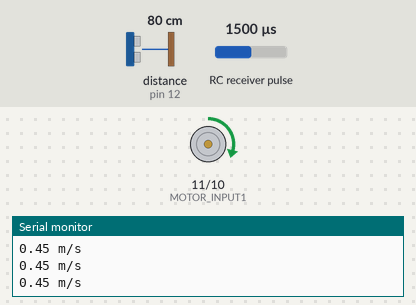
This sketch was run on a simulated Arduino Uno, built with avr-gcc and run on an emulated ATmega328P. On the bench: motor-driver pin pairs drawn as motors (green arrow = first pin HIGH = forward, orange = second pin HIGH = backward, longer = more drive), the last lines printed to the serial monitor. Wiring (inferred from the names in the program): ultrasonic range finder: trigger pin 13; echo pin 12; RC receiver channel: data pin 3. Inputs (shaded band) come from the test bench; at power-on: distance to the obstacle (sensor on pin 12) 80 cm, RC receiver pulse 1500 µs. The echo pulse lasts 58.3 µs per cm.

Above: at 1.2 s.
1.3 s: distance to the obstacle (sensor on pin 12) set to 2 cm
At 2.3 s:
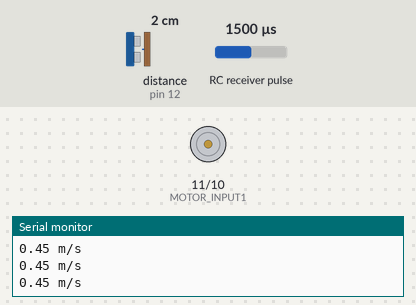
2.8 s: distance to the obstacle (sensor on pin 12) set to 120 cm
At 3.6 s:
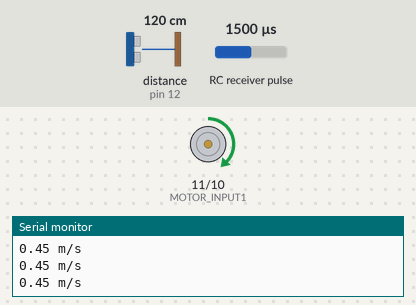
4.3 s: distance to the obstacle (sensor on pin 12) set to 250 cm
At 5.3 s:
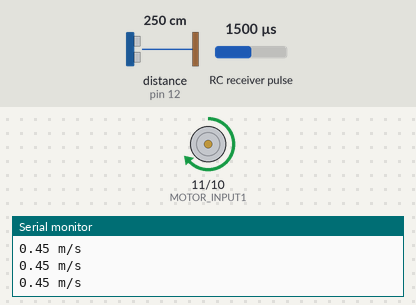
5.8 s: distance to the obstacle (sensor on pin 12) set to 299 cm
At 6.3 s:
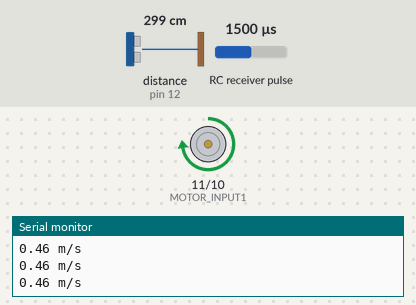
Timing chart, 0 to 8.3 s (numbered marks = the images above; inputs shaded):
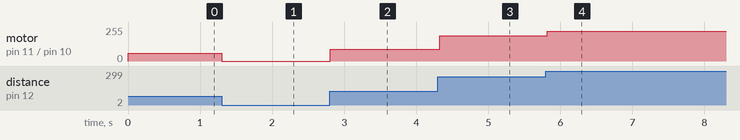

The sketch:

ArduinoProject.ino
```cpp
//Distance sensor
#define TRIGGER 13
#define ECHO 12
//DC Motor
#define MOTOR_INPUT1 11
#define MOTOR_INPUT2 10
//Optical Encoder
#define CHANNEL_A 3
#define CHANNEL_B 2
//Variables
int slitCount = 0;            //Number of slits which passed the encoder
long previousTime = 0;        //Last time we measured rad/s
double rps = 0;               //Measured Radians per second (rad/s)
const int soundSpeed = 343;   //Speed of sound at room temperature
const int maxSlits = 416;     //Number of slits on the encoder disc
const int minDistance = 2;    //Minimum distance the Ultrasonic Sensor can measure
const int maxDistance = 336;  //Maximum distance the Ultrasonic Sensor can measure
void setup() {
    //Set distance sensor pin modes
    pinMode(TRIGGER, OUTPUT);
    pinMode(ECHO, INPUT);
    //Set DC Motor pin modes
    pinMode(MOTOR_INPUT1, OUTPUT);
    pinMode(MOTOR_INPUT2, OUTPUT);
    //Set Optical encoder pin modes
    pinMode(CHANNEL_A, INPUT_PULLUP);
    pinMode(CHANNEL_B, INPUT_PULLUP);
    //Attach interrupt function to encoder A channel
    attachInterrupt(digitalPinToInterrupt(CHANNEL_A), countSlit, CHANGE);
    //Enable serial monitoring
    Serial.begin(9600);
}
void loop() {
    //Measure distance
    double distance = measureDistance();
    //1ms delay before continuing
    delay(1);
    //Apply power to the DC motor
    powerMotor(map(distance, minDistance, maxDistance, 0, 255), false);
    //1ms delay before continuing
    delay(1);
    //Measure linear speed of the rotating disc with radius of 30cm (0.30m)
    double speed = measureLinearVelocity(0.30);
    //Print the speed
    Serial.print(speed);
    Serial.println(" m/s");
}
void countSlit() {
    //Increment the counter when a slit passes
    slitCount++;
}
//Apply power to the DC motor
void powerMotor(int value, bool reverse) {
    //Check if we reversed polarity and apply the value to the corresponding pins
    if (reverse == false) {
        analogWrite(MOTOR_INPUT1, value);
        analogWrite(MOTOR_INPUT2, 0);
    } else {
        analogWrite(MOTOR_INPUT1, 0);
        analogWrite(MOTOR_INPUT2, value);
    }
}
//Measure linear velocity and return m/s as a result
double measureLinearVelocity(double discRadiusM) {
    //Count time passed since the board started running the program
    long currentTime = millis();
    if (currentTime - previousTime > 1000) {
        //If one second passed, calculate RPS
        previousTime = currentTime;
        //rad/s is equal to % of slits passed * TWO_PI (full cicrle)
        rps = (double)slitCount / maxSlits * TWO_PI;
        //Reset the slit counter
        slitCount = 0;
    }
    //Calculate velocity as: V = W * r, where W is rad/s and r is the disc radius in m
    double velocity = discRadiusM * rps;
    //Return linear speed in m/s
    return velocity;
}
//Measure distance and return centimeters as a result
double measureDistance() {
    //Trigger the sensor to emmit a sound pusle for 10 micro seconds
    digitalWrite(TRIGGER, LOW);
    delayMicroseconds(5);
    digitalWrite(TRIGGER, HIGH);
    delayMicroseconds(10);
    digitalWrite(TRIGGER, LOW);
    //Measure the pulse duration when high(5V)
    long pusleDuration = pulseIn(ECHO, HIGH);
    //Convert the speed of sound from m/s to cm/us
    //Speed = SOUNDSPEED * 100/1000000
    double speed = soundSpeed / 10000.0;
    //Calculate the distance
    double distance = (pusleDuration * speed) / 2.0;
    //Return distance
    return distance;
}
```

Measured:
- after the input at 1.3 s, motor on pin 11 (MOTOR_INPUT1) / pin 10 (MOTOR_INPUT2): forward 58/255 → stopped at once
- after the input at 2.8 s, motor on pin 11 (MOTOR_INPUT1) / pin 10 (MOTOR_INPUT2): stopped → forward 89/255 at once
- after the input at 4.3 s, motor on pin 11 (MOTOR_INPUT1) / pin 10 (MOTOR_INPUT2): forward 89/255 → forward 188/255 at once
- after the input at 5.8 s, motor on pin 11 (MOTOR_INPUT1) / pin 10 (MOTOR_INPUT2): forward 188/255 → forward 225/255 at once
